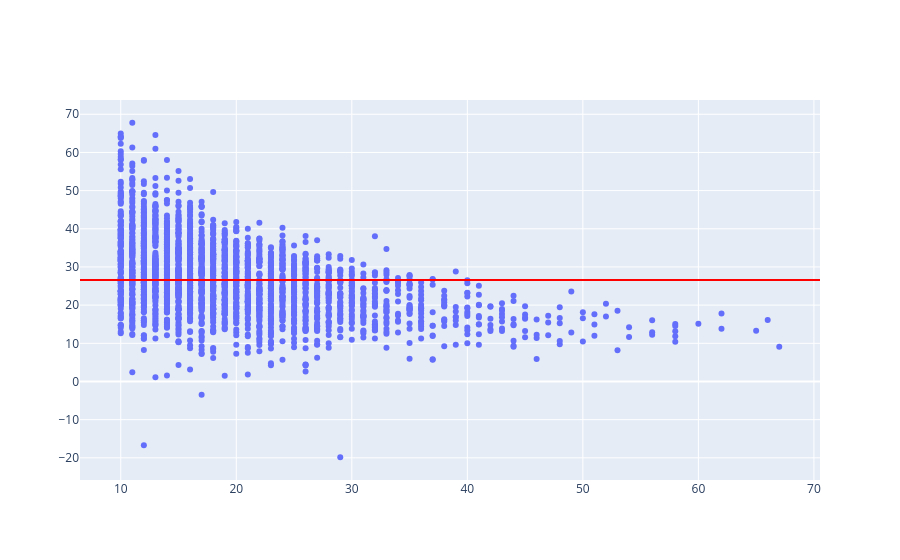

Notebook source saved alongside this figure:
### Code cell
import plotly.graph_objects as go
import numpy as np

signal_dict = json.load(open('data/num_traffic_signals.json', 'r'))
budget_results = json.load(open('results/paths/budget/commutes-0-1.json'))
results = json.load(open('./data/real_traffic_paths.json', 'r'))

x = []
y = []

for o, r in results.items():
    for d in r:
        dest = d['destination']

        if not o in budget_results: continue
        if not dest in budget_results[o]: continue
        
        raw_result = budget_results[o][dest]
        realworld_result = d['static_duration_s']
        

        unrestricted_path_index = list(raw_result.keys())[0]
        num_signals = signal_dict[o][dest]

        if num_signals < 10: continue

        x += [num_signals]
        if not num_signals:
            y += [0]
        else:
            y += [(realworld_result-raw_result[str(unrestricted_path_index)])/num_signals]


mean = np.mean(y)

fig = go.Figure(go.Scatter(x=x, y=y, mode="markers"))
fig.add_hline(y=mean, line_color="#FF0000")
fig.show()

print(f"AVERAGE EXTRA TIME PER TRAFFIC LIGHT: {mean}")

### Figure 1 — Plotly figure (JSON) as saved in the notebook; plotly's stock layout.template omitted (floating-point values rounded to 4 significant figures; data arrays with more than 128 entries replaced by an {"elided": "..."} marker saying what was removed)
{"data": [{"mode": "markers", "type": "scatter", "x": {"elided": "2490 int values"}, "y": {"elided": "2490 float values"}}], "layout": {"shapes": [{"line": {"color": "#FF0000"}, "type": "line", "x0": 0, "x1": 1, "xref": "x domain", "y0": 26.61, "y1": 26.61, "yref": "y"}]}}
